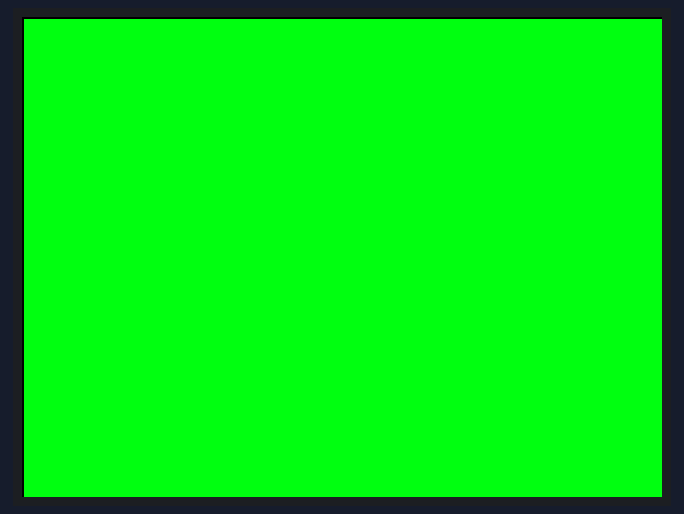
A program run on a simulated Raspberry Pi (BCM pin numbers). Parts: 320×240 colour display. Text uses the font file from the repository; what the program prints to the terminal is not drawn. At 8.8 s the program stops and its outputs stay as they are.

Above: at 0.2 s.
At 2.4 s:
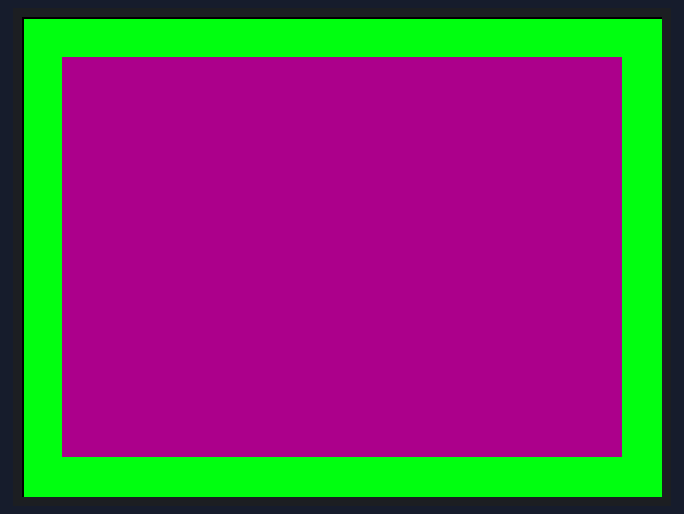
At 4.5 s:
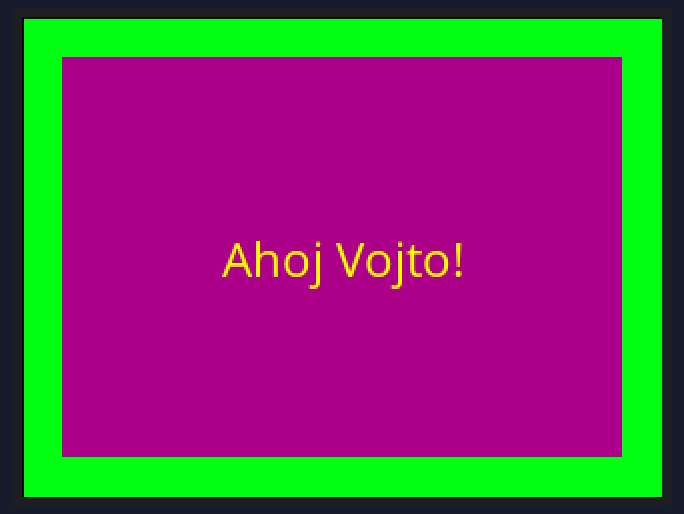
At 6.7 s:
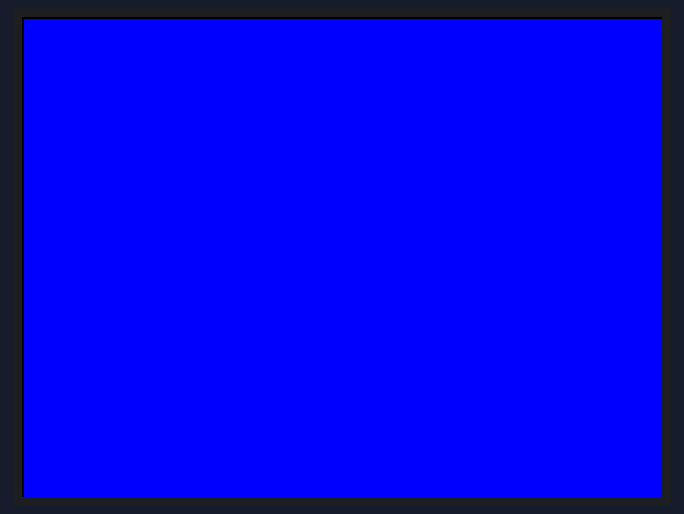

Measured:
- what the display in image 0 shows lasts 2.1 s, from 0.2 s to 2.3 s

The program:

demo_ili9341.py
```python
from PIL import Image, ImageDraw, ImageFont
import digitalio
import board
import adafruit_rgb_display.ili9341 as ili9341
import time
cs_pin = digitalio.DigitalInOut(board.D8)
dc_pin = digitalio.DigitalInOut(board.D24)
reset_pin = digitalio.DigitalInOut(board.D25)
BAUDRATE = 24000000
spi = board.SPI()
disp = ili9341.ILI9341(spi, rotation=90, cs=cs_pin, dc=dc_pin, rst=reset_pin, baudrate=BAUDRATE)
height = disp.width
width = disp.height
image = Image.new('RGB', (width, height))
draw = ImageDraw.Draw(image)
draw.rectangle((0, 0, width, height), outline=0, fill=(0, 0, 0))
disp.image(image)
draw.rectangle((0, 0, width, height), outline=0, fill=(0, 255, 20))
disp.image(image)
print("Zelena")
time.sleep(2)
BORDER = 20
FONTSIZE = 24
draw.rectangle((BORDER, BORDER, width - BORDER - 1, height - BORDER - 1), fill=(170, 0, 136))
disp.image(image)
print("Ramecek")
time.sleep(2)
text = "Ahoj Vojto!"
font = ImageFont.truetype('/home/pi/fonts/OpenSans-Regular.ttf', FONTSIZE)
(font_width, font_height) = font.getsize(text)
draw.text((width//2 - font_width//2, height//2 - font_height//2), text, font=font, fill=(255, 255, 0))
disp.image(image)
print(text)
time.sleep(2)
draw.rectangle((0, 0, width, height), outline=0, fill=(0, 0, 255))
disp.image(image)
print("Modra")
time.sleep(2)
```
